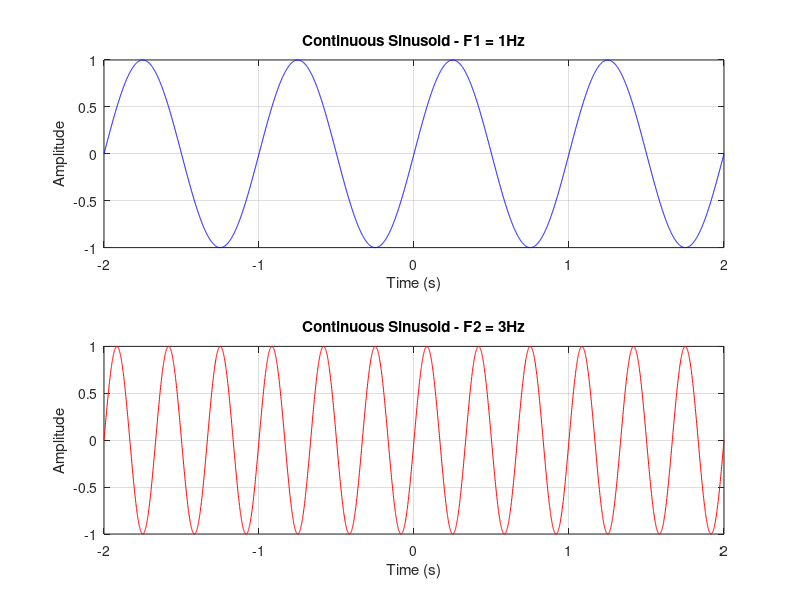
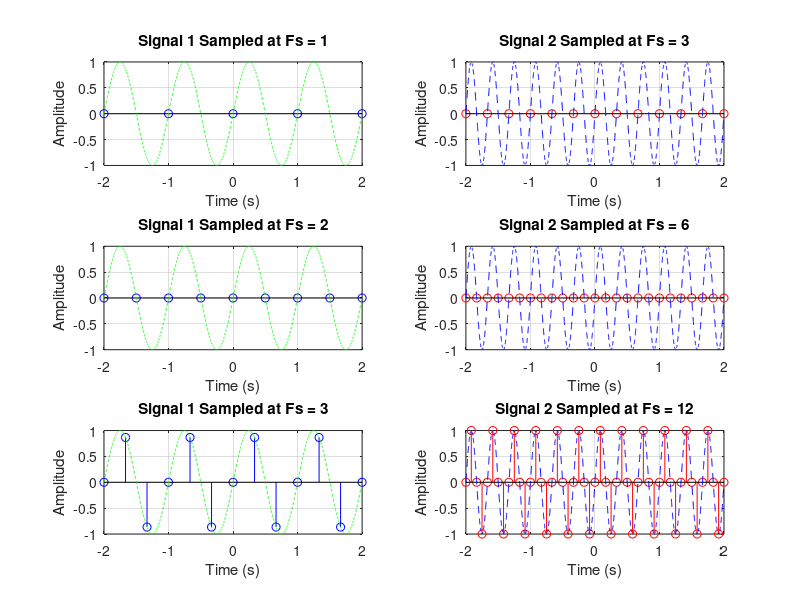

Here is the MATLAB script that generated these plots, in order:
clc; clear; close all;

% Define time range
t = -2:0.001:2; % Continuous time

% Define frequencies
F1 = 1; % 1 Hz
F2 = 3; % 3 Hz

% Generate continuous sinusoidal signals
x1 = sin(2 * pi * F1 * t); 
x2 = sin(2 * pi * F2 * t);

% Plot original signals
figure;
subplot(2,1,1);
plot(t, x1, 'b');
title('Continuous Sinusoid - F1 = 1Hz');
xlabel('Time (s)'); ylabel('Amplitude'); grid on;

subplot(2,1,2);
plot(t, x2, 'r');
title('Continuous Sinusoid - F2 = 3Hz');
xlabel('Time (s)'); ylabel('Amplitude'); grid on;

% Sampling for different rates
Fs1 = [F1, 2*F1, 3*F1]; % Sampling rates for Signal 1
Fs2 = [F2, 2*F2, 4*F2]; % Sampling rates for Signal 2

figure;
for i = 1:length(Fs1)
    Ts1 = 1/Fs1(i); 
    n1 = -2:Ts1:2; % Discrete time
    sampled_x1 = sin(2 * pi * F1 * n1);
    
    subplot(3,2,2*i-1);
    stem(n1, sampled_x1, 'b');
    hold on; plot(t, sin(2 * pi * F1 * t), 'g--'); hold off;
    title(['Signal 1 Sampled at Fs = ', num2str(Fs1(i))]);
    xlabel('Time (s)'); ylabel('Amplitude'); grid on;
end

for i = 1:length(Fs2)
    Ts2 = 1/Fs2(i);
    n2 = -2:Ts2:2;
    sampled_x2 = sin(2 * pi * F2 * n2);
    
    subplot(3,2,2*i);
    stem(n2, sampled_x2, 'r');
    hold on; plot(t, sin(2 * pi * F2 * t), 'b--'); hold off;
    title(['Signal 2 Sampled at Fs = ', num2str(Fs2(i))]);
    xlabel('Time (s)'); ylabel('Amplitude'); grid on;
end

disp('Observe aliasing and resolution changes with different sampling rates.');
